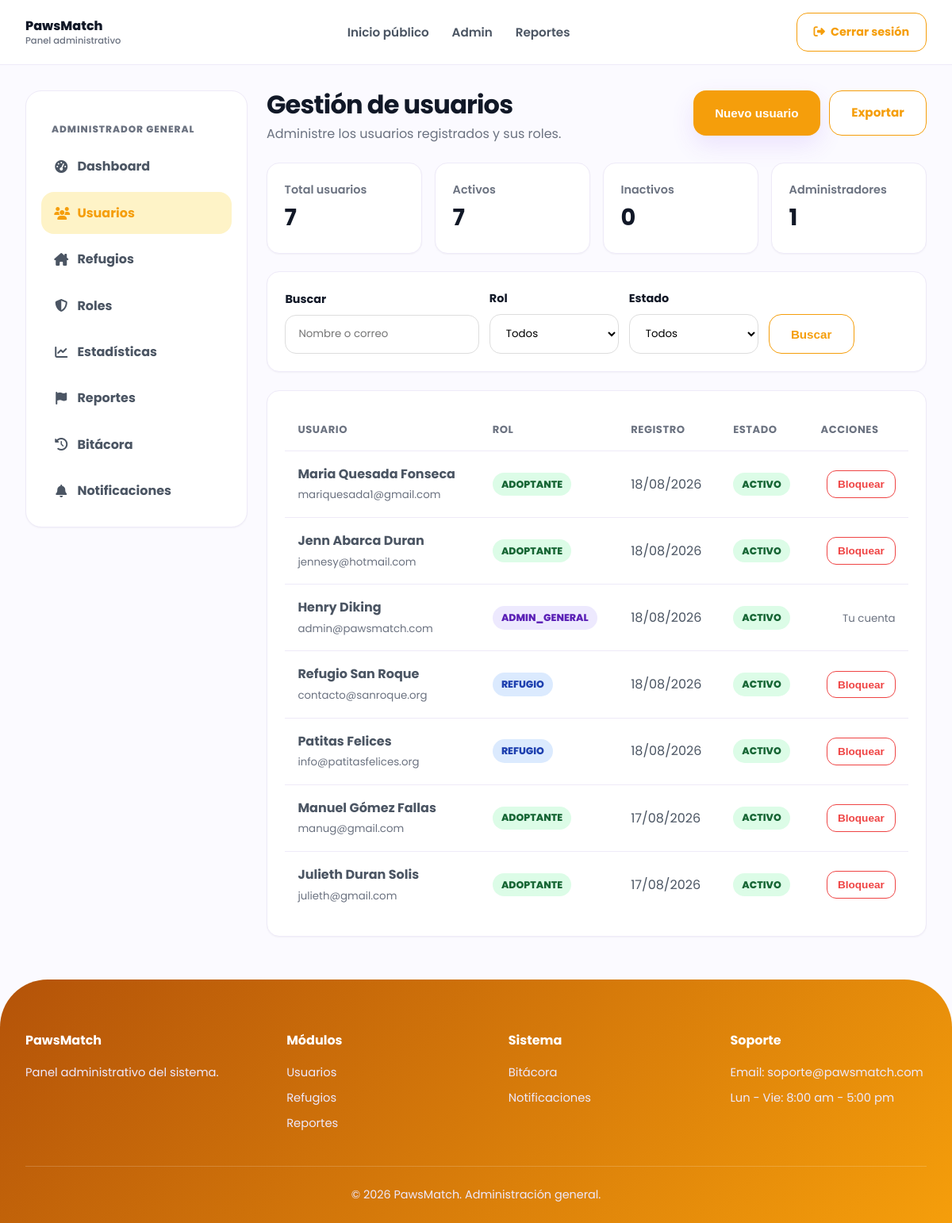
Page /admin-usuarios.php (signed in) on the earlier database version.
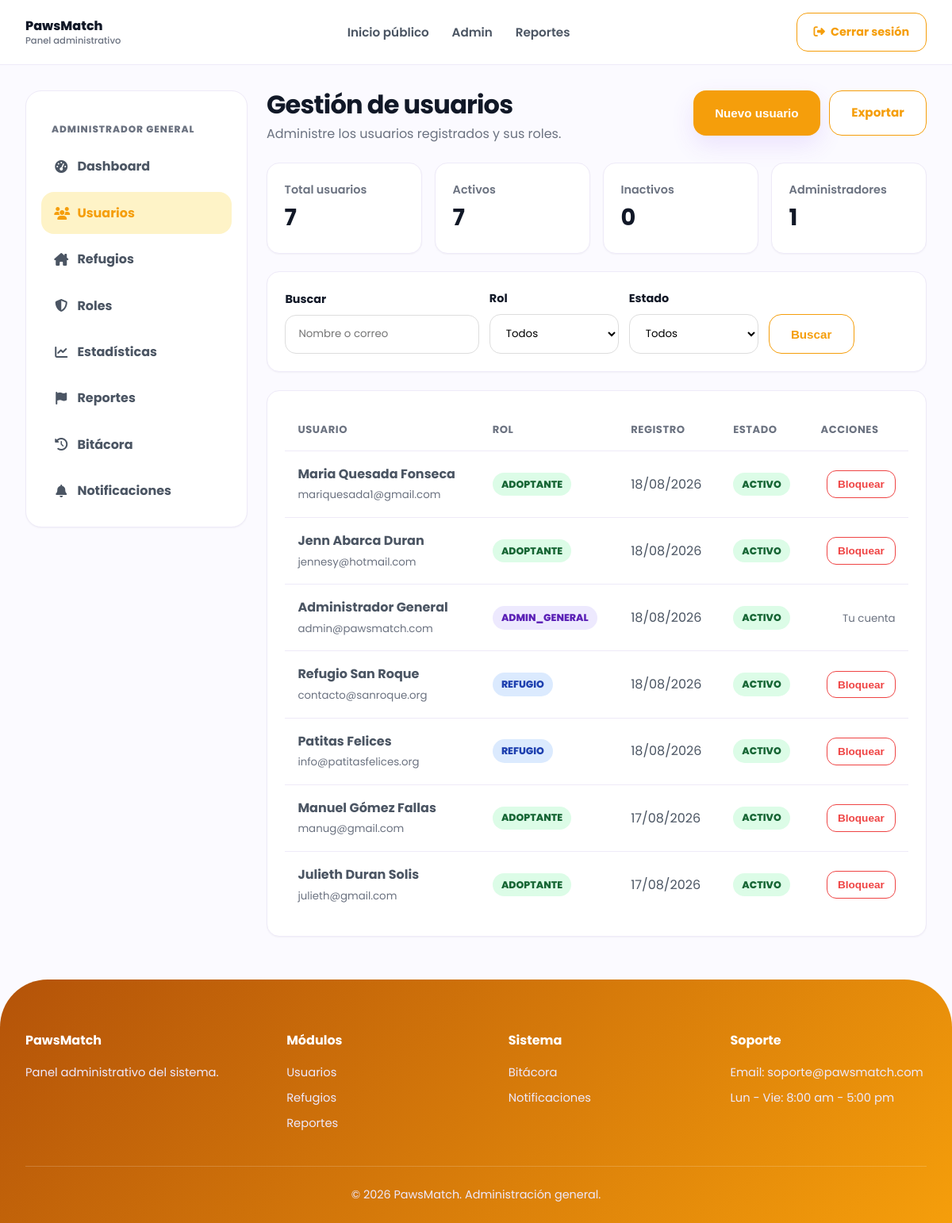
Same page on the later database version.
### tables this page shows
CREATE TABLE `usuarios` (
  `id_usuario` int NOT NULL AUTO_INCREMENT,
  `id_rol` int NOT NULL,
  `nombre` varchar(100) NOT NULL,
  `apellidos` varchar(150) NOT NULL,
  `correo` varchar(150) NOT NULL,
  `contrasena` varchar(255) NOT NULL,
  `telefono` varchar(20) DEFAULT NULL,
  `estado` enum('ACTIVO','INACTIVO') DEFAULT 'ACTIVO',
  `fecha_registro` timestamp NULL DEFAULT CURRENT_TIMESTAMP,
  PRIMARY KEY (`id_usuario`),
  UNIQUE KEY `correo` (`correo`),
  KEY `fk_usuario_rol` (`id_rol`),
  CONSTRAINT `fk_usuario_rol` FOREIGN KEY (`id_rol`) REFERENCES `roles` (`id_rol`)
);

CREATE TABLE `roles` (
  `id_rol` int NOT NULL AUTO_INCREMENT,
  `nombre` varchar(50) NOT NULL,
  `descripcion` varchar(150) DEFAULT NULL,
  PRIMARY KEY (`id_rol`),
  UNIQUE KEY `nombre` (`nombre`)
);

### php/models/Usuario.php (called while the page is built, shortened)
<?php
class Usuario
{
    public static function listar(PDO $conexion, string $buscar = "", string $rol = "", string $estado = ""): array
    {
        $sql = "
            SELECT u.id_usuario, u.nombre, u.apellidos, u.correo, u.estado, u.fecha_registro, r.nombre AS rol
            FROM usuarios u INNER JOIN roles r ON u.id_rol = r.id_rol
            WHERE 1 = 1
        ";
        $params = [];
        $sql .= " ORDER BY u.fecha_registro DESC";
        $stmt = $conexion->prepare($sql);
        $stmt->execute($params);
        return $stmt->fetchAll(PDO::FETCH_ASSOC);
    }
    public static function contarTotal(PDO $conexion): int
    {
        return (int) $conexion->query("SELECT COUNT(*) FROM usuarios")->fetchColumn();
    }
    public static function contarPorEstado(PDO $conexion, string $estado): int
    {
        $stmt = $conexion->prepare("SELECT COUNT(*) FROM usuarios WHERE estado = :estado");
        $stmt->execute([":estado" => $estado]);
        return (int) $stmt->fetchColumn();
    }
    public static function contarPorRol(PDO $conexion, int $idRol): int
    {
        $stmt = $conexion->prepare("SELECT COUNT(*) FROM usuarios WHERE id_rol = :id_rol");
        $stmt->execute([":id_rol" => $idRol]);
        return (int) $stmt->fetchColumn();
    }
}

### php/views/admin/usuarios.php (the view, shortened to what this page needs)
<div class="admin-header"><div><h1>Gestión de usuarios</h1><p>Administre los usuarios registrados y sus roles.</p></div><div class="admin-actions"><button class="btn btn-primary" data-open-modal="usuarioModal">Nuevo usuario</button><a class="btn btn-secondary" href="php/exportar_csv.php?tipo=usuarios">Exportar</a></div></div>
<div class="kpi-grid">
    <div class="kpi-card"><div><p>Total usuarios</p><h3><?php echo $totalTodos; ?></h3></div></div>
    <div class="kpi-card"><div><p>Activos</p><h3><?php echo $totalActivos; ?></h3></div></div>
    <div class="kpi-card"><div><p>Inactivos</p><h3><?php echo $totalInactivos; ?></h3></div></div>
    <div class="kpi-card"><div><p>Administradores</p><h3><?php echo $totalAdmins; ?></h3></div></div>
</div>
<section class="admin-card">
    <form method="GET" class="admin-filters">
        <div><label class="form-label">Buscar</label><input type="text" name="buscar" class="form-control" placeholder="Nombre o correo" value="<?php echo htmlspecialchars($buscar); ?>"></div>
        <div><label class="form-label">Rol</label>
            <select name="rol" class="form-select" onchange="this.form.submit()">
                <option value="">Todos</option>
            </select>
        </div>
        <div><label class="form-label">Estado</label>
            <select name="estado" class="form-select" onchange="this.form.submit()">
                <option value="">Todos</option>
            </select>
        </div>
        <div style="align-self:end"><button class="btn btn-secondary">Buscar</button></div>
    </form>
</section>
<section class="admin-card">
    <div class="table-responsive">
        <table class="admin-table">
            <thead><tr><th>Usuario</th><th>Rol</th><th>Registro</th><th>Estado</th><th class="text-end">Acciones</th></tr></thead>
            <tbody>
                <?php if (empty($usuarios)): ?>
                    <tr><td colspan="5" class="text-center text-muted py-4">No se encontraron usuarios con esos filtros.</td></tr>
                <?php else: foreach ($usuarios as $u): ?>
                    <tr>
                        <td><strong><?php echo htmlspecialchars($u['nombre'] . ' ' . $u['apellidos']); ?></strong><br><small class="text-muted"><?php echo htmlspecialchars($u['correo']); ?></small></td>
                        <td><span class="badge" style="<?php echo $rolBadge[$u['rol']] ?? ''; ?>padding:.3rem .7rem;border-radius:99px;font-size:.78rem;"><?php echo $u['rol']; ?></span></td>
                        <td><?php echo htmlspecialchars(date('d/m/Y', strtotime($u['fecha_registro']))); ?></td>
                        <td><span class="badge" style="<?php echo $u['estado'] === 'ACTIVO' ? 'background:#dcfce7;color:#166534;' : 'background:#fee2e2;color:#991b1b;'; ?>padding:.3rem .7rem;border-radius:99px;font-size:.78rem;"><?php echo $u['estado']; ?></span></td>
                        <td class="text-end">
                            <?php if ((int) $u['id_usuario'] !== (int) $_SESSION['id_usuario']): ?>
                                <form action="php/admin_usuario_estado.php" method="POST" style="display:inline" onsubmit="return confirm('¿Cambiar el estado de este usuario?');">
                                    <button type="submit" class="btn btn-sm <?php echo $u['estado'] === 'ACTIVO' ? 'btn-danger-outline' : 'btn-success-outline'; ?>">
                                        <?php echo $u['estado'] === 'ACTIVO' ? 'Bloquear' : 'Activar'; ?>
                                    </button>
                                </form>
                            <?php else: ?>
                                <small class="text-muted">Tu cuenta</small>
                            <?php endif; ?>
                        </td>
                    </tr>
                <?php endforeach; endif; ?>
            </tbody>
        </table>
    </div>
</section>

Differences in the rows shown:
changed usuarios "admin@pawsmatch.com": nombre+apellidos "Henry Diking" → "Administrador General"
